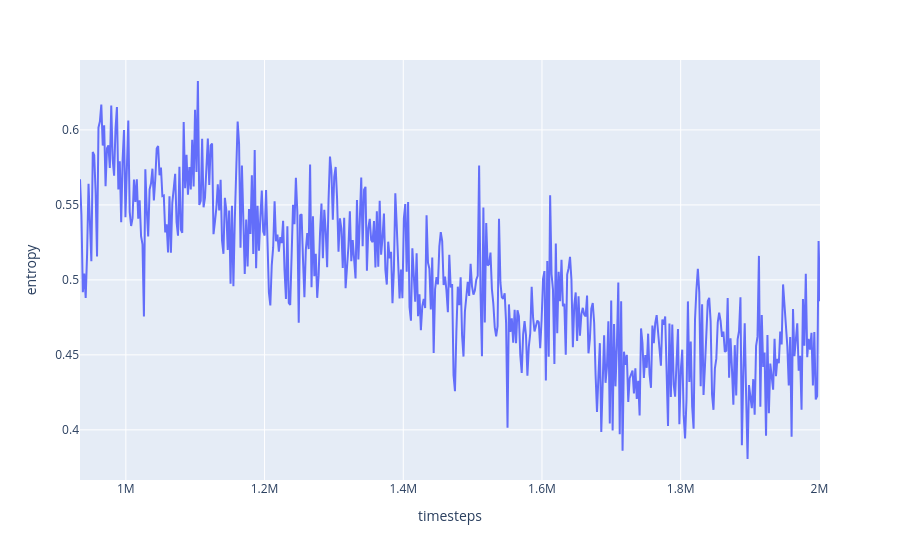

The notebook cell saved with this chart:
### Code cell
history = pd.read_csv("../models/artifacts/ppo/depth_1_10_onehot/v004/history.csv")

history_5 = history[history['curriculum_depth'] == 6]

print(history_5.shape)
solve_rate = history.copy()

solve_rate['avg_solve'] = solve_rate.groupby('curriculum_depth')['train_solve_rate'].transform('mean')

display(solve_rate[['curriculum_depth', 'avg_solve']])

depth_stats = solve_rate.groupby('curriculum_depth').agg(
    depth_count=('curriculum_depth', 'count'),
    avg_solve=('train_solve_rate', 'mean'),
    avg_timeout=('timeout_rate', 'mean'),
    min_timeout=('timeout_rate', 'min'),
    max_timeout=('timeout_rate', 'max'),
    ep_length=('mean_episode_length', 'mean'),
    
)

display(depth_stats)

display(history_5.head())
print(history.shape)
print(history['curriculum_depth'].value_counts())

fig1 = px.line(history_5, x='timesteps', y='entropy')
fig1.show()

### Figure 1 — Plotly figure (JSON) as saved in the notebook; plotly's stock layout.template omitted (floating-point values rounded to 4 significant figures; data arrays with more than 128 entries replaced by an {"elided": "..."} marker saying what was removed)
{"data": [{"hovertemplate": "timesteps=%{x}<br>entropy=%{y}<extra></extra>", "legendgroup": "", "line": {"color": "#636efa", "dash": "solid"}, "marker": {"symbol": "circle"}, "mode": "lines", "name": "", "orientation": "v", "showlegend": false, "type": "scatter", "x": {"elided": "522 int values"}, "xaxis": "x", "y": {"elided": "522 float values"}, "yaxis": "y"}], "layout": {"legend": {"tracegroupgap": 0}, "margin": {"t": 60}, "xaxis": {"anchor": "y", "domain": [0, 1], "title": {"text": "timesteps"}}, "yaxis": {"anchor": "x", "domain": [0, 1], "title": {"text": "entropy"}}}}
